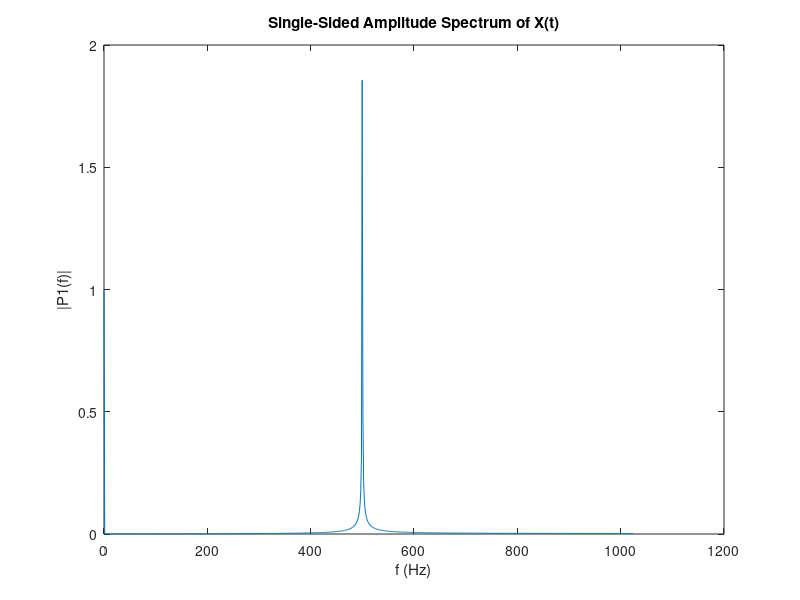

Source code (MATLAB):


Fs = 2048;
T = 1/Fs;             % Sampling period       
L = 1500;             % Length of signal
t = (0:L-1)*T; 

x = 2*sin(2*pi*t*500)+1;

y= fft(x);

P2 = abs(y/L);
P1 = P2(1:L/2+1);
P1(2:end-1) = 2*P1(2:end-1);

f = Fs*(0:(L/2))/L;
plot(f,P1) 
title('Single-Sided Amplitude Spectrum of X(t)')
xlabel('f (Hz)')
ylabel('|P1(f)|')